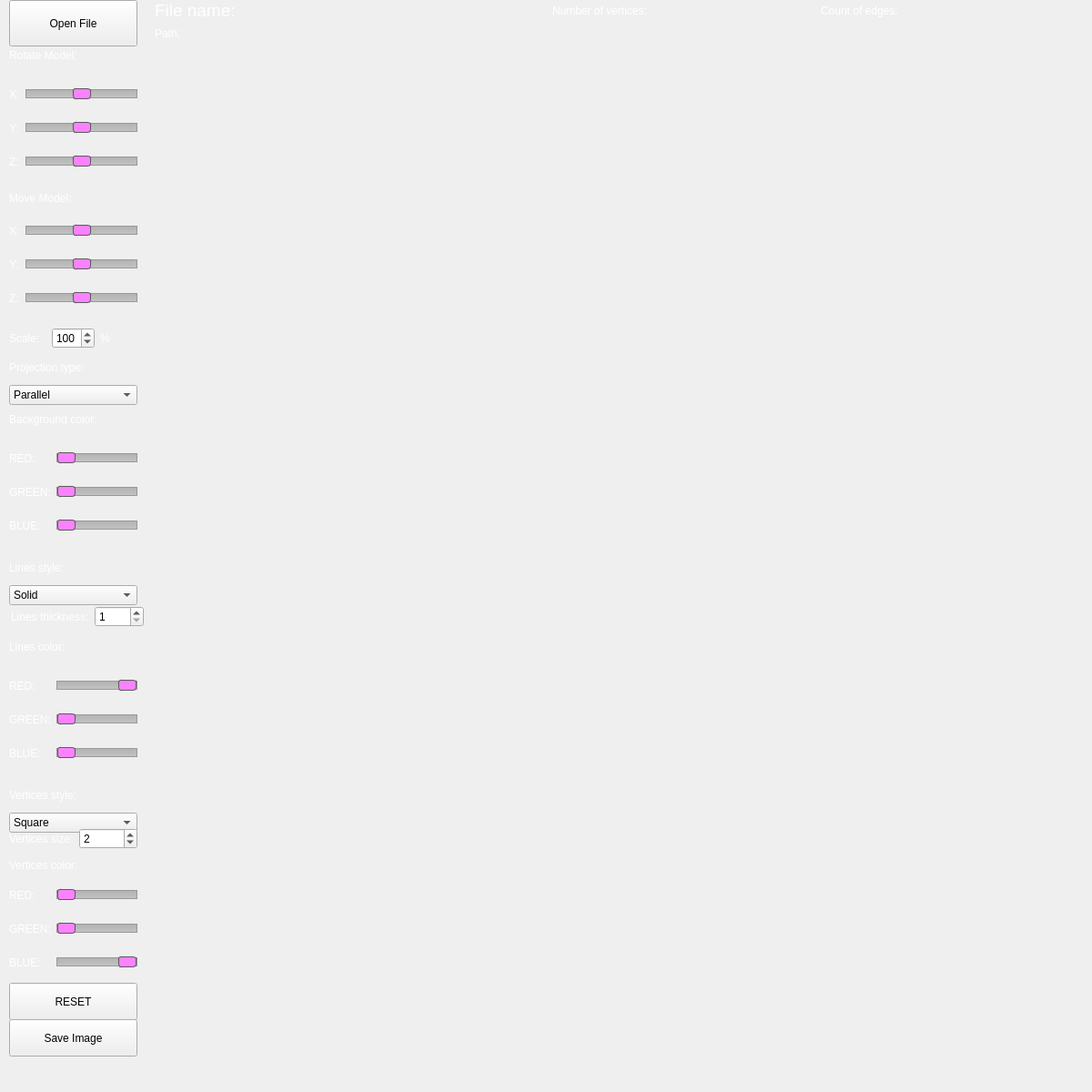
<?xml version="1.0" encoding="UTF-8"?>
<ui version="4.0">
 <class>View</class>
 <widget class="QWidget" name="View">
  <property name="geometry">
   <rect>
    <x>0</x>
    <y>0</y>
    <width>1200</width>
    <height>1200</height>
   </rect>
  </property>
  <property name="windowTitle">
   <string>3DViewer_v2.0</string>
  </property>
  <property name="styleSheet">
   <string notr="true"/>
  </property>
  <widget class="QPushButton" name="OpenFile">
   <property name="geometry">
    <rect>
     <x>10</x>
     <y>0</y>
     <width>141</width>
     <height>51</height>
    </rect>
   </property>
   <property name="text">
    <string>Open File</string>
   </property>
  </widget>
  <widget class="QLabel" name="label_5">
   <property name="geometry">
    <rect>
     <x>10</x>
     <y>450</y>
     <width>121</width>
     <height>21</height>
    </rect>
   </property>
   <property name="styleSheet">
    <string notr="true">color: white;</string>
   </property>
   <property name="text">
    <string>Background color:</string>
   </property>
  </widget>
  <widget class="QLabel" name="color_r">
   <property name="geometry">
    <rect>
     <x>160</x>
     <y>490</y>
     <width>58</width>
     <height>16</height>
    </rect>
   </property>
   <property name="styleSheet">
    <string notr="true">color: white;</string>
   </property>
   <property name="text">
    <string/>
   </property>
  </widget>
  <widget class="QLabel" name="color_g">
   <property name="geometry">
    <rect>
     <x>160</x>
     <y>530</y>
     <width>58</width>
     <height>16</height>
    </rect>
   </property>
   <property name="styleSheet">
    <string notr="true">color: white;</string>
   </property>
   <property name="text">
    <string/>
   </property>
  </widget>
  <widget class="QLabel" name="color_b">
   <property name="geometry">
    <rect>
     <x>160</x>
     <y>570</y>
     <width>58</width>
     <height>16</height>
    </rect>
   </property>
   <property name="styleSheet">
    <string notr="true">color: white;</string>
   </property>
   <property name="text">
    <string/>
   </property>
  </widget>
  <widget class="QLabel" name="color_g_2">
   <property name="geometry">
    <rect>
     <x>160</x>
     <y>1010</y>
     <width>58</width>
     <height>16</height>
    </rect>
   </property>
   <property name="styleSheet">
    <string notr="true">color: white;</string>
   </property>
   <property name="text">
    <string/>
   </property>
  </widget>
  <widget class="QLabel" name="label_15">
   <property name="geometry">
    <rect>
     <x>10</x>
     <y>940</y>
     <width>141</width>
     <height>21</height>
    </rect>
   </property>
   <property name="styleSheet">
    <string notr="true">color: white;</string>
   </property>
   <property name="text">
    <string>Vertices color:</string>
   </property>
  </widget>
  <widget class="QLabel" name="color_b_2">
   <property name="geometry">
    <rect>
     <x>160</x>
     <y>1050</y>
     <width>58</width>
     <height>16</height>
    </rect>
   </property>
   <property name="styleSheet">
    <string notr="true">color: white;</string>
   </property>
   <property name="text">
    <string/>
   </property>
  </widget>
  <widget class="QLabel" name="color_r_2">
   <property name="geometry">
    <rect>
     <x>160</x>
     <y>970</y>
     <width>58</width>
     <height>16</height>
    </rect>
   </property>
   <property name="styleSheet">
    <string notr="true">color: white;</string>
   </property>
   <property name="text">
    <string/>
   </property>
  </widget>
  <widget class="QLabel" name="color_g_3">
   <property name="geometry">
    <rect>
     <x>160</x>
     <y>780</y>
     <width>58</width>
     <height>16</height>
    </rect>
   </property>
   <property name="styleSheet">
    <string notr="true">color: white;</string>
   </property>
   <property name="text">
    <string/>
   </property>
  </widget>
  <widget class="QLabel" name="label_19">
   <property name="geometry">
    <rect>
     <x>10</x>
     <y>700</y>
     <width>141</width>
     <height>21</height>
    </rect>
   </property>
   <property name="styleSheet">
    <string notr="true">color: white;</string>
   </property>
   <property name="text">
    <string>Lines color:</string>
   </property>
  </widget>
  <widget class="QLabel" name="color_b_3">
   <property name="geometry">
    <rect>
     <x>160</x>
     <y>820</y>
     <width>58</width>
     <height>16</height>
    </rect>
   </property>
   <property name="styleSheet">
    <string notr="true">color: white;</string>
   </property>
   <property name="text">
    <string/>
   </property>
  </widget>
  <widget class="QLabel" name="color_r_3">
   <property name="geometry">
    <rect>
     <x>160</x>
     <y>740</y>
     <width>58</width>
     <height>16</height>
    </rect>
   </property>
   <property name="styleSheet">
    <string notr="true">color: white;</string>
   </property>
   <property name="text">
    <string/>
   </property>
  </widget>
  <widget class="QLabel" name="label_23">
   <property name="geometry">
    <rect>
     <x>10</x>
     <y>210</y>
     <width>141</width>
     <height>16</height>
    </rect>
   </property>
   <property name="styleSheet">
    <string notr="true">color: white;</string>
   </property>
   <property name="text">
    <string>Move Model:</string>
   </property>
  </widget>
  <widget class="QLabel" name="label_28">
   <property name="geometry">
    <rect>
     <x>10</x>
     <y>50</y>
     <width>141</width>
     <height>21</height>
    </rect>
   </property>
   <property name="styleSheet">
    <string notr="true">color: white;</string>
   </property>
   <property name="text">
    <string>Rotate Model:</string>
   </property>
  </widget>
  <widget class="QPushButton" name="ResetButton">
   <property name="geometry">
    <rect>
     <x>10</x>
     <y>1080</y>
     <width>141</width>
     <height>41</height>
    </rect>
   </property>
   <property name="text">
    <string>RESET</string>
   </property>
  </widget>
  <widget class="QPushButton" name="save_image">
   <property name="geometry">
    <rect>
     <x>10</x>
     <y>1120</y>
     <width>141</width>
     <height>41</height>
    </rect>
   </property>
   <property name="text">
    <string>Save Image</string>
   </property>
  </widget>
  <widget class="QLabel" name="Counter">
   <property name="geometry">
    <rect>
     <x>160</x>
     <y>1170</y>
     <width>58</width>
     <height>21</height>
    </rect>
   </property>
   <property name="text">
    <string/>
   </property>
  </widget>
  <widget class="QWidget" name="layoutWidget">
   <property name="geometry">
    <rect>
     <x>170</x>
     <y>0</y>
     <width>1021</width>
     <height>45</height>
    </rect>
   </property>
   <layout class="QGridLayout" name="gridLayout_3">
    <item row="0" column="3">
     <widget class="QLabel" name="vertices_label">
      <property name="styleSheet">
       <string>color: white;</string>
      </property>
      <property name="text">
       <string>Number of vertices:</string>
      </property>
     </widget>
    </item>
    <item row="0" column="4">
     <widget class="QLabel" name="vertices">
      <property name="styleSheet">
       <string>color: white;</string>
      </property>
      <property name="text">
       <string/>
      </property>
     </widget>
    </item>
    <item row="0" column="5">
     <widget class="QLabel" name="label_10">
      <property name="styleSheet">
       <string>color: white;</string>
      </property>
      <property name="text">
       <string>Count of edges:</string>
      </property>
     </widget>
    </item>
    <item row="0" column="6">
     <widget class="QLabel" name="edges">
      <property name="styleSheet">
       <string notr="true">color: white;</string>
      </property>
      <property name="text">
       <string/>
      </property>
     </widget>
    </item>
    <item row="1" column="0">
     <widget class="QLabel" name="path_label">
      <property name="styleSheet">
       <string>color: white;</string>
      </property>
      <property name="text">
       <string>Path:</string>
      </property>
     </widget>
    </item>
    <item row="1" column="1" colspan="6">
     <widget class="QLabel" name="path">
      <property name="styleSheet">
       <string>color: white;</string>
      </property>
      <property name="text">
       <string/>
      </property>
     </widget>
    </item>
    <item row="0" column="0">
     <widget class="QLabel" name="name_label">
      <property name="font">
       <font>
        <pointsize>14</pointsize>
       </font>
      </property>
      <property name="styleSheet">
       <string>color: white;</string>
      </property>
      <property name="text">
       <string>File name:</string>
      </property>
     </widget>
    </item>
    <item row="0" column="1" colspan="2">
     <widget class="QLabel" name="name">
      <property name="styleSheet">
       <string>color: white;</string>
      </property>
      <property name="text">
       <string/>
      </property>
     </widget>
    </item>
   </layout>
  </widget>
  <widget class="QWidget" name="layoutWidget1">
   <property name="geometry">
    <rect>
     <x>10</x>
     <y>80</y>
     <width>141</width>
     <height>121</height>
    </rect>
   </property>
   <layout class="QGridLayout" name="gridLayout">
    <item row="0" column="0">
     <widget class="QLabel" name="label_29">
      <property name="styleSheet">
       <string notr="true">color: white;</string>
      </property>
      <property name="text">
       <string>X:</string>
      </property>
     </widget>
    </item>
    <item row="0" column="1">
     <widget class="QSlider" name="horizontalSlider_13">
      <property name="styleSheet">
       <string notr="true">QSlider::groove:horizontal {
    border: 1px solid #999999;
    height: 8px;
    background: qlineargradient(x1:0, y1:0, x2:0, y2:1, stop:0 #B1B1B1, stop:1 #c4c4c4);
    margin: 2px 0;
}

QSlider::handle:horizontal {
    background: rgb(251, 130, 255);
    border: 1px solid #5c5c5c;
    width: 18px;
    margin: -2px 0;
    border-radius: 3px;
}</string>
      </property>
      <property name="minimum">
       <number>-360</number>
      </property>
      <property name="maximum">
       <number>360</number>
      </property>
      <property name="singleStep">
       <number>1</number>
      </property>
      <property name="pageStep">
       <number>1</number>
      </property>
      <property name="orientation">
       <enum>Qt::Horizontal</enum>
      </property>
     </widget>
    </item>
    <item row="1" column="0">
     <widget class="QLabel" name="label_31">
      <property name="styleSheet">
       <string notr="true">color: white;</string>
      </property>
      <property name="text">
       <string>Y:</string>
      </property>
     </widget>
    </item>
    <item row="1" column="1">
     <widget class="QSlider" name="horizontalSlider_14">
      <property name="styleSheet">
       <string notr="true">QSlider::groove:horizontal {
    border: 1px solid #999999;
    height: 8px;
    background: qlineargradient(x1:0, y1:0, x2:0, y2:1, stop:0 #B1B1B1, stop:1 #c4c4c4);
    margin: 2px 0;
}

QSlider::handle:horizontal {
    background: rgb(251, 130, 255);
    border: 1px solid #5c5c5c;
    width: 18px;
    margin: -2px 0;
    border-radius: 3px;
}</string>
      </property>
      <property name="minimum">
       <number>-360</number>
      </property>
      <property name="maximum">
       <number>360</number>
      </property>
      <property name="pageStep">
       <number>1</number>
      </property>
      <property name="orientation">
       <enum>Qt::Horizontal</enum>
      </property>
     </widget>
    </item>
    <item row="2" column="0">
     <widget class="QLabel" name="label_30">
      <property name="styleSheet">
       <string notr="true">color: white;</string>
      </property>
      <property name="text">
       <string>Z:</string>
      </property>
     </widget>
    </item>
    <item row="2" column="1">
     <widget class="QSlider" name="horizontalSlider_15">
      <property name="styleSheet">
       <string notr="true">QSlider::groove:horizontal {
    border: 1px solid #999999;
    height: 8px;
    background: qlineargradient(x1:0, y1:0, x2:0, y2:1, stop:0 #B1B1B1, stop:1 #c4c4c4);
    margin: 2px 0;
}

QSlider::handle:horizontal {
    background: rgb(251, 130, 255);
    border: 1px solid #5c5c5c;
    width: 18px;
    margin: -2px 0;
    border-radius: 3px;
}</string>
      </property>
      <property name="minimum">
       <number>-360</number>
      </property>
      <property name="maximum">
       <number>360</number>
      </property>
      <property name="pageStep">
       <number>1</number>
      </property>
      <property name="orientation">
       <enum>Qt::Horizontal</enum>
      </property>
     </widget>
    </item>
   </layout>
  </widget>
  <widget class="QWidget" name="layoutWidget2">
   <property name="geometry">
    <rect>
     <x>10</x>
     <y>230</y>
     <width>141</width>
     <height>121</height>
    </rect>
   </property>
   <layout class="QGridLayout" name="gridLayout_2">
    <item row="0" column="0">
     <widget class="QLabel" name="label_24">
      <property name="styleSheet">
       <string notr="true">color: white;</string>
      </property>
      <property name="text">
       <string>X:</string>
      </property>
     </widget>
    </item>
    <item row="0" column="1">
     <widget class="QSlider" name="horizontalSlider_10">
      <property name="styleSheet">
       <string notr="true">QSlider::groove:horizontal {
    border: 1px solid #999999;
    height: 8px;
    background: qlineargradient(x1:0, y1:0, x2:0, y2:1, stop:0 #B1B1B1, stop:1 #c4c4c4);
    margin: 2px 0;
}

QSlider::handle:horizontal {
    background: rgb(251, 130, 255);
    border: 1px solid #5c5c5c;
    width: 18px;
    margin: -2px 0;
    border-radius: 3px;
}</string>
      </property>
      <property name="minimum">
       <number>-100</number>
      </property>
      <property name="maximum">
       <number>100</number>
      </property>
      <property name="pageStep">
       <number>1</number>
      </property>
      <property name="orientation">
       <enum>Qt::Horizontal</enum>
      </property>
     </widget>
    </item>
    <item row="1" column="0">
     <widget class="QLabel" name="label_26">
      <property name="styleSheet">
       <string notr="true">color: white;</string>
      </property>
      <property name="text">
       <string>Y:</string>
      </property>
     </widget>
    </item>
    <item row="1" column="1">
     <widget class="QSlider" name="horizontalSlider_11">
      <property name="styleSheet">
       <string notr="true">QSlider::groove:horizontal {
    border: 1px solid #999999;
    height: 8px;
    background: qlineargradient(x1:0, y1:0, x2:0, y2:1, stop:0 #B1B1B1, stop:1 #c4c4c4);
    margin: 2px 0;
}

QSlider::handle:horizontal {
    background: rgb(251, 130, 255);
    border: 1px solid #5c5c5c;
    width: 18px;
    margin: -2px 0;
    border-radius: 3px;
}</string>
      </property>
      <property name="minimum">
       <number>-100</number>
      </property>
      <property name="maximum">
       <number>100</number>
      </property>
      <property name="pageStep">
       <number>1</number>
      </property>
      <property name="orientation">
       <enum>Qt::Horizontal</enum>
      </property>
     </widget>
    </item>
    <item row="2" column="0">
     <widget class="QLabel" name="label_25">
      <property name="styleSheet">
       <string notr="true">color: white;</string>
      </property>
      <property name="text">
       <string>Z:</string>
      </property>
     </widget>
    </item>
    <item row="2" column="1">
     <widget class="QSlider" name="horizontalSlider_12">
      <property name="styleSheet">
       <string notr="true">QSlider::groove:horizontal {
    border: 1px solid #999999;
    height: 8px;
    background: qlineargradient(x1:0, y1:0, x2:0, y2:1, stop:0 #B1B1B1, stop:1 #c4c4c4);
    margin: 2px 0;
}

QSlider::handle:horizontal {
    background: rgb(251, 130, 255);
    border: 1px solid #5c5c5c;
    width: 18px;
    margin: -2px 0;
    border-radius: 3px;
}</string>
      </property>
      <property name="minimum">
       <number>-100</number>
      </property>
      <property name="maximum">
       <number>100</number>
      </property>
      <property name="singleStep">
       <number>1</number>
      </property>
      <property name="pageStep">
       <number>1</number>
      </property>
      <property name="orientation">
       <enum>Qt::Horizontal</enum>
      </property>
     </widget>
    </item>
   </layout>
  </widget>
  <widget class="QWidget" name="layoutWidget3">
   <property name="geometry">
    <rect>
     <x>10</x>
     <y>360</y>
     <width>141</width>
     <height>23</height>
    </rect>
   </property>
   <layout class="QHBoxLayout" name="horizontalLayout">
    <item>
     <widget class="QLabel" name="label_22">
      <property name="styleSheet">
       <string notr="true">color: white;</string>
      </property>
      <property name="text">
       <string>Scale:</string>
      </property>
     </widget>
    </item>
    <item>
     <widget class="QSpinBox" name="spinBox_6">
      <property name="minimum">
       <number>1</number>
      </property>
      <property name="maximum">
       <number>200</number>
      </property>
      <property name="value">
       <number>100</number>
      </property>
     </widget>
    </item>
    <item>
     <widget class="QLabel" name="label_27">
      <property name="styleSheet">
       <string notr="true">color: white;</string>
      </property>
      <property name="text">
       <string>%</string>
      </property>
     </widget>
    </item>
   </layout>
  </widget>
  <widget class="QWidget" name="layoutWidget4">
   <property name="geometry">
    <rect>
     <x>10</x>
     <y>390</y>
     <width>141</width>
     <height>55</height>
    </rect>
   </property>
   <layout class="QVBoxLayout" name="verticalLayout_4">
    <item>
     <widget class="QLabel" name="label_32">
      <property name="styleSheet">
       <string notr="true">color: white;</string>
      </property>
      <property name="text">
       <string>Projection type:</string>
      </property>
     </widget>
    </item>
    <item>
     <widget class="QComboBox" name="proj_type">
      <item>
       <property name="text">
        <string>Parallel</string>
       </property>
      </item>
      <item>
       <property name="text">
        <string>Central</string>
       </property>
      </item>
     </widget>
    </item>
   </layout>
  </widget>
  <widget class="QWidget" name="layoutWidget5">
   <property name="geometry">
    <rect>
     <x>10</x>
     <y>480</y>
     <width>141</width>
     <height>121</height>
    </rect>
   </property>
   <layout class="QGridLayout" name="gridLayout_4">
    <item row="1" column="0">
     <widget class="QLabel" name="label_7">
      <property name="styleSheet">
       <string notr="true">color: white;</string>
      </property>
      <property name="text">
       <string>GREEN:</string>
      </property>
     </widget>
    </item>
    <item row="2" column="1">
     <widget class="QSlider" name="horizontalSlider_3">
      <property name="styleSheet">
       <string notr="true">QSlider::groove:horizontal {
    border: 1px solid #999999;
    height: 8px;
    background: qlineargradient(x1:0, y1:0, x2:0, y2:1, stop:0 #B1B1B1, stop:1 #c4c4c4);
    margin: 2px 0;
}

QSlider::handle:horizontal {
    background: rgb(251, 130, 255);
    border: 1px solid #5c5c5c;
    width: 18px;
    margin: -2px 0;
    border-radius: 3px;
}</string>
      </property>
      <property name="maximum">
       <number>100</number>
      </property>
      <property name="pageStep">
       <number>1</number>
      </property>
      <property name="orientation">
       <enum>Qt::Horizontal</enum>
      </property>
     </widget>
    </item>
    <item row="2" column="0">
     <widget class="QLabel" name="label_8">
      <property name="styleSheet">
       <string notr="true">color: white;</string>
      </property>
      <property name="text">
       <string>BLUE:</string>
      </property>
     </widget>
    </item>
    <item row="0" column="0">
     <widget class="QLabel" name="label_6">
      <property name="styleSheet">
       <string notr="true">color: white;</string>
      </property>
      <property name="text">
       <string>RED:</string>
      </property>
     </widget>
    </item>
    <item row="1" column="1">
     <widget class="QSlider" name="horizontalSlider_2">
      <property name="styleSheet">
       <string notr="true">QSlider::groove:horizontal {
    border: 1px solid #999999;
    height: 8px;
    background: qlineargradient(x1:0, y1:0, x2:0, y2:1, stop:0 #B1B1B1, stop:1 #c4c4c4);
    margin: 2px 0;
}

QSlider::handle:horizontal {
    background: rgb(251, 130, 255);
    border: 1px solid #5c5c5c;
    width: 18px;
    margin: -2px 0;
    border-radius: 3px;
}</string>
      </property>
      <property name="maximum">
       <number>100</number>
      </property>
      <property name="pageStep">
       <number>1</number>
      </property>
      <property name="orientation">
       <enum>Qt::Horizontal</enum>
      </property>
     </widget>
    </item>
    <item row="0" column="1">
     <widget class="QSlider" name="horizontalSlider">
      <property name="styleSheet">
       <string notr="true">QSlider::groove:horizontal {
    border: 1px solid #999999;
    height: 8px;
    background: qlineargradient(x1:0, y1:0, x2:0, y2:1, stop:0 #B1B1B1, stop:1 #c4c4c4);
    margin: 2px 0;
}

QSlider::handle:horizontal {
    background: rgb(251, 130, 255);
    border: 1px solid #5c5c5c;
    width: 18px;
    margin: -2px 0;
    border-radius: 3px;
}</string>
      </property>
      <property name="maximum">
       <number>100</number>
      </property>
      <property name="singleStep">
       <number>1</number>
      </property>
      <property name="pageStep">
       <number>1</number>
      </property>
      <property name="orientation">
       <enum>Qt::Horizontal</enum>
      </property>
     </widget>
    </item>
   </layout>
  </widget>
  <widget class="QWidget" name="layoutWidget6">
   <property name="geometry">
    <rect>
     <x>10</x>
     <y>610</y>
     <width>141</width>
     <height>55</height>
    </rect>
   </property>
   <layout class="QVBoxLayout" name="verticalLayout">
    <item>
     <widget class="QLabel" name="label_21">
      <property name="styleSheet">
       <string notr="true">color: white;</string>
      </property>
      <property name="text">
       <string>Lines style:</string>
      </property>
     </widget>
    </item>
    <item>
     <widget class="QComboBox" name="lines_style">
      <item>
       <property name="text">
        <string>Solid</string>
       </property>
      </item>
      <item>
       <property name="text">
        <string>Dashed</string>
       </property>
      </item>
     </widget>
    </item>
   </layout>
  </widget>
  <widget class="QWidget" name="layoutWidget7">
   <property name="geometry">
    <rect>
     <x>12</x>
     <y>662</y>
     <width>146</width>
     <height>31</height>
    </rect>
   </property>
   <layout class="QHBoxLayout" name="horizontalLayout_2">
    <item>
     <widget class="QLabel" name="label_20">
      <property name="styleSheet">
       <string notr="true">color: white;</string>
      </property>
      <property name="text">
       <string>Lines thickness:</string>
      </property>
     </widget>
    </item>
    <item>
     <widget class="QSpinBox" name="spinBox_4">
      <property name="minimum">
       <number>1</number>
      </property>
      <property name="value">
       <number>1</number>
      </property>
     </widget>
    </item>
   </layout>
  </widget>
  <widget class="QWidget" name="layoutWidget8">
   <property name="geometry">
    <rect>
     <x>10</x>
     <y>730</y>
     <width>141</width>
     <height>121</height>
    </rect>
   </property>
   <layout class="QGridLayout" name="gridLayout_5">
    <item row="0" column="0">
     <widget class="QLabel" name="label_16">
      <property name="styleSheet">
       <string notr="true">color: white;</string>
      </property>
      <property name="text">
       <string>RED:</string>
      </property>
     </widget>
    </item>
    <item row="1" column="1">
     <widget class="QSlider" name="horizontalSlider_8">
      <property name="styleSheet">
       <string notr="true">QSlider::groove:horizontal {
    border: 1px solid #999999;
    height: 8px;
    background: qlineargradient(x1:0, y1:0, x2:0, y2:1, stop:0 #B1B1B1, stop:1 #c4c4c4);
    margin: 2px 0;
}

QSlider::handle:horizontal {
    background: rgb(251, 130, 255);
    border: 1px solid #5c5c5c;
    width: 18px;
    margin: -2px 0;
    border-radius: 3px;
}</string>
      </property>
      <property name="maximum">
       <number>100</number>
      </property>
      <property name="pageStep">
       <number>1</number>
      </property>
      <property name="orientation">
       <enum>Qt::Horizontal</enum>
      </property>
     </widget>
    </item>
    <item row="1" column="0">
     <widget class="QLabel" name="label_17">
      <property name="styleSheet">
       <string notr="true">color: white;</string>
      </property>
      <property name="text">
       <string>GREEN:</string>
      </property>
     </widget>
    </item>
    <item row="2" column="0">
     <widget class="QLabel" name="label_18">
      <property name="styleSheet">
       <string notr="true">color: white;</string>
      </property>
      <property name="text">
       <string>BLUE:</string>
      </property>
     </widget>
    </item>
    <item row="2" column="1">
     <widget class="QSlider" name="horizontalSlider_9">
      <property name="styleSheet">
       <string notr="true">QSlider::groove:horizontal {
    border: 1px solid #999999;
    height: 8px;
    background: qlineargradient(x1:0, y1:0, x2:0, y2:1, stop:0 #B1B1B1, stop:1 #c4c4c4);
    margin: 2px 0;
}

QSlider::handle:horizontal {
    background: rgb(251, 130, 255);
    border: 1px solid #5c5c5c;
    width: 18px;
    margin: -2px 0;
    border-radius: 3px;
}</string>
      </property>
      <property name="maximum">
       <number>100</number>
      </property>
      <property name="pageStep">
       <number>1</number>
      </property>
      <property name="orientation">
       <enum>Qt::Horizontal</enum>
      </property>
     </widget>
    </item>
    <item row="0" column="1">
     <widget class="QSlider" name="horizontalSlider_7">
      <property name="styleSheet">
       <string notr="true">QSlider::groove:horizontal {
    border: 1px solid #999999;
    height: 8px;
    background: qlineargradient(x1:0, y1:0, x2:0, y2:1, stop:0 #B1B1B1, stop:1 #c4c4c4);
    margin: 2px 0;
}

QSlider::handle:horizontal {
    background: rgb(251, 130, 255);
    border: 1px solid #5c5c5c;
    width: 18px;
    margin: -2px 0;
    border-radius: 3px;
}</string>
      </property>
      <property name="maximum">
       <number>100</number>
      </property>
      <property name="singleStep">
       <number>1</number>
      </property>
      <property name="pageStep">
       <number>1</number>
      </property>
      <property name="value">
       <number>100</number>
      </property>
      <property name="orientation">
       <enum>Qt::Horizontal</enum>
      </property>
     </widget>
    </item>
   </layout>
  </widget>
  <widget class="QWidget" name="layoutWidget9">
   <property name="geometry">
    <rect>
     <x>10</x>
     <y>860</y>
     <width>141</width>
     <height>55</height>
    </rect>
   </property>
   <layout class="QVBoxLayout" name="verticalLayout_3">
    <item>
     <widget class="QLabel" name="label_11">
      <property name="styleSheet">
       <string notr="true">color: white;</string>
      </property>
      <property name="text">
       <string>Vertices style:</string>
      </property>
     </widget>
    </item>
    <item>
     <widget class="QComboBox" name="vert_style">
      <item>
       <property name="text">
        <string>Square</string>
       </property>
      </item>
      <item>
       <property name="text">
        <string>Circle</string>
       </property>
      </item>
      <item>
       <property name="text">
        <string>None</string>
       </property>
      </item>
     </widget>
    </item>
   </layout>
  </widget>
  <widget class="QWidget" name="layoutWidget10">
   <property name="geometry">
    <rect>
     <x>10</x>
     <y>910</y>
     <width>141</width>
     <height>23</height>
    </rect>
   </property>
   <layout class="QHBoxLayout" name="horizontalLayout_3">
    <item>
     <widget class="QLabel" name="label_9">
      <property name="styleSheet">
       <string notr="true">color: white;</string>
      </property>
      <property name="text">
       <string>Vertices size:</string>
      </property>
     </widget>
    </item>
    <item>
     <widget class="QSpinBox" name="spinBox_5">
      <property name="minimum">
       <number>1</number>
      </property>
      <property name="maximum">
       <number>50</number>
      </property>
      <property name="value">
       <number>2</number>
      </property>
     </widget>
    </item>
   </layout>
  </widget>
  <widget class="QWidget" name="layoutWidget11">
   <property name="geometry">
    <rect>
     <x>10</x>
     <y>960</y>
     <width>141</width>
     <height>122</height>
    </rect>
   </property>
   <layout class="QGridLayout" name="gridLayout_6">
    <item row="2" column="1">
     <widget class="QSlider" name="horizontalSlider_6">
      <property name="styleSheet">
       <string notr="true">QSlider::groove:horizontal {
    border: 1px solid #999999;
    height: 8px;
    background: qlineargradient(x1:0, y1:0, x2:0, y2:1, stop:0 #B1B1B1, stop:1 #c4c4c4);
    margin: 2px 0;
}

QSlider::handle:horizontal {
    background: rgb(251, 130, 255);
    border: 1px solid #5c5c5c;
    width: 18px;
    margin: -2px 0;
    border-radius: 3px;
}</string>
      </property>
      <property name="maximum">
       <number>100</number>
      </property>
      <property name="pageStep">
       <number>1</number>
      </property>
      <property name="value">
       <number>100</number>
      </property>
      <property name="orientation">
       <enum>Qt::Horizontal</enum>
      </property>
     </widget>
    </item>
    <item row="1" column="0">
     <widget class="QLabel" name="label_13">
      <property name="styleSheet">
       <string notr="true">color: white;</string>
      </property>
      <property name="text">
       <string>GREEN:</string>
      </property>
     </widget>
    </item>
    <item row="2" column="0">
     <widget class="QLabel" name="label_14">
      <property name="styleSheet">
       <string notr="true">color: white;</string>
      </property>
      <property name="text">
       <string>BLUE:</string>
      </property>
     </widget>
    </item>
    <item row="1" column="1">
     <widget class="QSlider" name="horizontalSlider_5">
      <property name="styleSheet">
       <string notr="true">QSlider::groove:horizontal {
    border: 1px solid #999999;
    height: 8px;
    background: qlineargradient(x1:0, y1:0, x2:0, y2:1, stop:0 #B1B1B1, stop:1 #c4c4c4);
    margin: 2px 0;
}

QSlider::handle:horizontal {
    background: rgb(251, 130, 255);
    border: 1px solid #5c5c5c;
    width: 18px;
    margin: -2px 0;
    border-radius: 3px;
}</string>
      </property>
      <property name="maximum">
       <number>100</number>
      </property>
      <property name="pageStep">
       <number>1</number>
      </property>
      <property name="orientation">
       <enum>Qt::Horizontal</enum>
      </property>
     </widget>
    </item>
    <item row="0" column="0">
     <widget class="QLabel" name="label_12">
      <property name="styleSheet">
       <string notr="true">color: white;</string>
      </property>
      <property name="text">
       <string>RED:</string>
      </property>
     </widget>
    </item>
    <item row="0" column="1">
     <widget class="QSlider" name="horizontalSlider_4">
      <property name="styleSheet">
       <string notr="true">QSlider::groove:horizontal {
    border: 1px solid #999999;
    height: 8px;
    background: qlineargradient(x1:0, y1:0, x2:0, y2:1, stop:0 #B1B1B1, stop:1 #c4c4c4);
    margin: 2px 0;
}

QSlider::handle:horizontal {
    background: rgb(251, 130, 255);
    border: 1px solid #5c5c5c;
    width: 18px;
    margin: -2px 0;
    border-radius: 3px;
}</string>
      </property>
      <property name="maximum">
       <number>100</number>
      </property>
      <property name="singleStep">
       <number>1</number>
      </property>
      <property name="pageStep">
       <number>1</number>
      </property>
      <property name="orientation">
       <enum>Qt::Horizontal</enum>
      </property>
     </widget>
    </item>
   </layout>
  </widget>
 </widget>
 <resources/>
 <connections/>
</ui>
